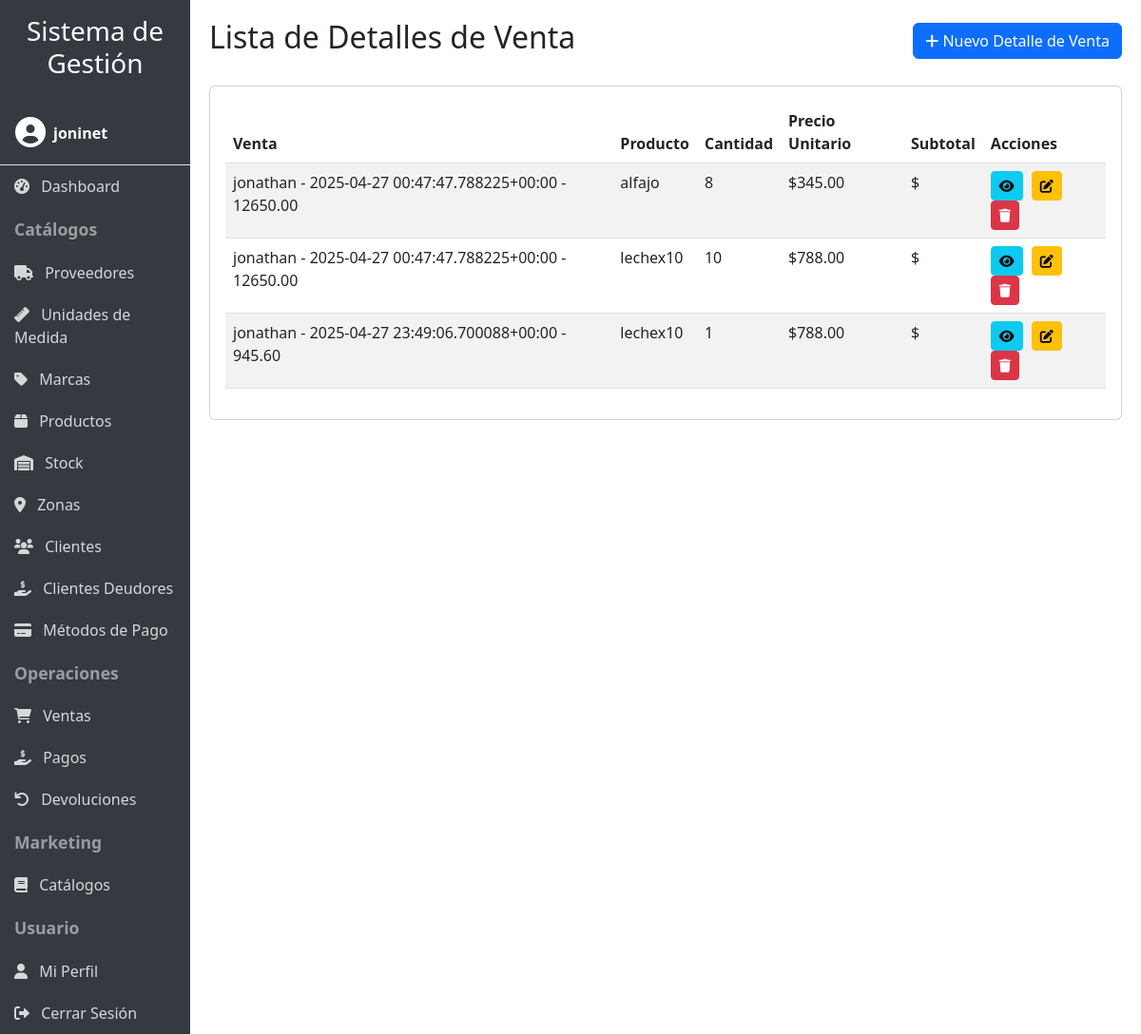
Page /detalles-venta/ (signed in) on the committed database.
### productos/models.py (models this page shows, shortened)
class DetalleVenta(models.Model):
    venta = models.ForeignKey(Venta, on_delete=models.CASCADE)
    producto = models.ForeignKey(Producto, on_delete=models.CASCADE)
    cantidad = models.IntegerField()
    precio_unitario = models.DecimalField(max_digits=10, decimal_places=2)
    precio_costo = models.DecimalField(max_digits=10, decimal_places=2, default=0)
    porcentaje_ganancia = models.DecimalField(max_digits=5, decimal_places=2, default=0)
    precio_venta = models.DecimalField(max_digits=10, decimal_places=2, default=0)

class Venta(models.Model):
    cliente = models.ForeignKey(Cliente, on_delete=models.CASCADE)
    fecha = models.DateTimeField(auto_now_add=True)
    total = models.DecimalField(max_digits=10, decimal_places=2)
    estado_pago = models.ForeignKey(EstadoPago, on_delete=models.CASCADE)
    usuario = models.ForeignKey(User, on_delete=models.CASCADE, null=True, blank=True)
    monto_pagado = models.DecimalField(max_digits=10, decimal_places=2, default=0)
    saldo_pendiente = models.DecimalField(max_digits=10, decimal_places=2, default=0)
    def __str__(self) -> str:
        return f'{self.cliente} - {self.fecha} - {self.total}'

class Cliente(models.Model):
    nombre = models.CharField(max_length=100)
    direccion = models.CharField(max_length=100)
    telefono = models.CharField(max_length=20, blank=True, null=True)
    email = models.EmailField(max_length=100, blank=True, null=True)
    zona = models.ForeignKey(Zona, on_delete=models.SET_NULL, null=True, blank=True)
    usuario = models.ForeignKey(User, on_delete=models.CASCADE, null=True, blank=True)
    def __str__(self) -> str:
        return self.nombre

class Producto(models.Model):
    nombre = models.CharField(max_length=100)
    descripcion = models.CharField(max_length=250)
    precio = models.DecimalField(max_digits=10, decimal_places=2)
    imagen = models.ImageField(upload_to='productos/', null=True, blank=True, help_text='Imagen del producto')
    proveedor = models.ForeignKey(Proveedor, on_delete=models.CASCADE)
    marca = models.ForeignKey(Marca, on_delete=models.CASCADE, null=True, blank=True)
    um = models.ForeignKey(UnidadMedida, on_delete=models.CASCADE)
    usuario = models.ForeignKey(User, on_delete=models.CASCADE, null=True, blank=True)
    def __str__(self) -> str:
        return self.nombre

### productos/user_views.py (the view)
# urls.py: path('detalles-venta/', user_views.UserDetalleVentaListView.as_view(), name='detalleventa_list'),
class UserDetalleVentaListView(UserDataMixin, DetalleVentaListView):
    def get_queryset(self):
        queryset = super(DetalleVentaListView, self).get_queryset()
        user = self.request.user
        if user.is_staff or user.is_superuser:
            return queryset
        return queryset.filter(venta__usuario=user)

### productos/templates/productos/detalleventa_list.html (shortened to what this page needs)
{% extends 'productos/base.html' %}
{% load productos_filters %}
{% block header %}Lista de Detalles de Venta{% endblock %}
{% block header_buttons %}
<a href="{% url 'productos:detalleventa_create' %}" class="btn btn-primary">
    <i class="fas fa-plus"></i> Nuevo Detalle de Venta
</a>
{% endblock %}
{% block content %}
<div class="card">
    <div class="card-body">
        <div class="table-responsive">
            <table class="table table-striped table-hover">
                <thead>
                    <tr>
                        <th>Venta</th>
                        <th>Producto</th>
                        <th>Cantidad</th>
                        <th>Precio Unitario</th>
                        <th>Subtotal</th>
                        <th>Acciones</th>
                    </tr>
                </thead>
                <tbody>
                    {% for detalleventa in detalles_venta %}
                    <tr>
                        <td>{{ detalleventa.venta }}</td>
                        <td>{{ detalleventa.producto }}</td>
                        <td>{{ detalleventa.cantidad }}</td>
                        <td>${{ detalleventa.precio_unitario }}</td>
                        <td>$</td>
                        <td class="action-buttons">
                            <a href="{% url 'productos:detalleventa_detail' detalleventa.pk %}" class="btn btn-sm btn-info" title="Ver detalles">
                                <i class="fas fa-eye"></i>
                            </a>
                            <a href="{% url 'productos:detalleventa_update' detalleventa.pk %}" class="btn btn-sm btn-warning" title="Editar">
                                <i class="fas fa-edit"></i>
                            </a>
                            <a href="{% url 'productos:detalleventa_delete' detalleventa.pk %}" class="btn btn-sm btn-danger" title="Eliminar">
                                <i class="fas fa-trash"></i>
                            </a>
                        </td>
                    </tr>
                    {% empty %}
                    <tr>
                        <td colspan="6" class="text-center">No hay detalles de venta registrados.</td>
                    </tr>
                    {% endfor %}
                </tbody>
            </table>
        </div>
    </div>
</div>
{% endblock %}

### productos/templates/productos/base.html (shortened to what this page needs)
<!DOCTYPE html>
<html lang="es">
<head>
    <link href="https://cdn.jsdelivr.net/npm/bootstrap@5.3.0/dist/css/bootstrap.min.css" rel="stylesheet">
    <link rel="stylesheet" href="https://cdnjs.cloudflare.com/ajax/libs/font-awesome/6.0.0/css/all.min.css">
    {% load static %}
    <link rel="stylesheet" href="{% static 'productos/css/responsive.css' %}">
</head>
<body>
    <div class="container-fluid">
        <div class="row">
            <div class="col-lg-2 sidebar p-0" id="sidebar">
                <div class="p-3 d-lg-block d-none">
                    <h3 class="text-center">Sistema de Gestión</h3>
                </div>
                {% if user.is_authenticated %}
                <div class="user-info p-3 border-bottom">
                    <div class="d-flex align-items-center">
                        <div class="me-2">
                            <i class="fas fa-user-circle fa-2x"></i>
                        </div>
                        <div>
                            <div class="fw-bold">{{ user.username }}</div>
                        </div>
                    </div>
                </div>
                {% endif %}
                {% if user.is_authenticated %}
                <a href="{% url 'productos:dashboard' %}" class="nav-link"><i class="fas fa-tachometer-alt me-2"></i> Dashboard</a>
                <div class="nav-header">Catálogos</div>
                <a href="{% url 'productos:proveedor_list' %}" class="nav-link"><i class="fas fa-truck me-2"></i> Proveedores</a>
                <a href="{% url 'productos:unidadmedida_list' %}" class="nav-link"><i class="fas fa-ruler me-2"></i> Unidades de Medida</a>
                <a href="{% url 'productos:marca_list' %}" class="nav-link"><i class="fas fa-tag me-2"></i> Marcas</a>
                <a href="{% url 'productos:producto_list' %}" class="nav-link"><i class="fas fa-box me-2"></i> Productos</a>
                <a href="{% url 'productos:stock_list' %}" class="nav-link"><i class="fas fa-warehouse me-2"></i> Stock</a>
                <a href="{% url 'productos:zona_list' %}" class="nav-link"><i class="fas fa-map-marker-alt me-2"></i> Zonas</a>
                <a href="{% url 'productos:cliente_list' %}" class="nav-link"><i class="fas fa-users me-2"></i> Clientes</a>
                <a href="{% url 'productos:clientes_deudores' %}" class="nav-link"><i class="fas fa-hand-holding-usd me-2"></i> Clientes Deudores</a>
                <a href="{% url 'productos:metodopago_list' %}" class="nav-link"><i class="fas fa-credit-card me-2"></i> Métodos de Pago</a>
                <div class="nav-header">Operaciones</div>
                <a href="{% url 'productos:venta_list' %}" class="nav-link"><i class="fas fa-shopping-cart me-2"></i> Ventas</a>
                <a href="{% url 'productos:pago_list' %}" class="nav-link"><i class="fas fa-hand-holding-usd me-2"></i> Pagos</a>
                <a href="{% url 'productos:devolucion_list' %}" class="nav-link"><i class="fas fa-undo me-2"></i> Devoluciones</a>
                <div class="nav-header">Marketing</div>
                <a href="{% url 'productos:catalogo_list' %}" class="nav-link"><i class="fas fa-book me-2"></i> Catálogos</a>
                <div class="nav-header">Usuario</div>
                <a href="{% url 'productos:profile' %}" class="nav-link"><i class="fas fa-user me-2"></i> Mi Perfil</a>
                <a href="{% url 'productos:logout' %}" class="nav-link"><i class="fas fa-sign-out-alt me-2"></i> Cerrar Sesión</a>
                {% else %}
                <div class="nav-header">Acceso</div>
                <a href="{% url 'productos:login' %}" class="nav-link"><i class="fas fa-sign-in-alt me-2"></i> Iniciar Sesión</a>
                <a href="{% url 'productos:register' %}" class="nav-link"><i class="fas fa-user-plus me-2"></i> Registrarse</a>
                {% endif %}
            </div>
            <div class="col-lg-10 content content-wrapper">
                <div class="d-flex justify-content-between align-items-center mb-4">
                    <h2>{% block header %}{% endblock %}</h2>
                    <div>
                        {% block header_buttons %}{% endblock %}
                    </div>
                </div>
                {% block content %}{% endblock %}
            </div>
        </div>
    </div>
</body>
</html>

### productos/static/productos/css/responsive.css (style rules this page uses)
body { font-size: 16px; }
.table-responsive { overflow-x: auto; -webkit-overflow-scrolling: touch; }

### productos/templates/productos/base.html (style rules this page uses)
body { overflow-x: hidden; }
.sidebar { min-height: 100vh; background-color: #343a40; color: white; transition: all 0.3s; }
.sidebar a { color: rgba(255, 255, 255, 0.8); text-decoration: none; display: block; padding: 10px 15px; }
.sidebar .nav-header { font-weight: bold; padding: 10px 15px; font-size: 1.1em; color: rgba(255, 255, 255, 0.5); }
.content { padding: 20px; }
.table-responsive { overflow-x: auto; }
.action-buttons a { margin-right: 5px; }

### rows in the picture
DetalleVenta: venta "jonathan - 2025-04-27 00:47:47.788225+00:00 - 12650.00", producto "alfajo", cantidad "8", precio_unitario "345.00"
DetalleVenta: venta "jonathan - 2025-04-27 00:47:47.788225+00:00 - 12650.00", producto "lechex10", cantidad "10", precio_unitario "788.00"
DetalleVenta: venta "jonathan - 2025-04-27 23:49:06.700088+00:00 - 945.60", producto "lechex10", cantidad "1", precio_unitario "788.00"

### other values in the picture
{{ user.username }} "joninet"
